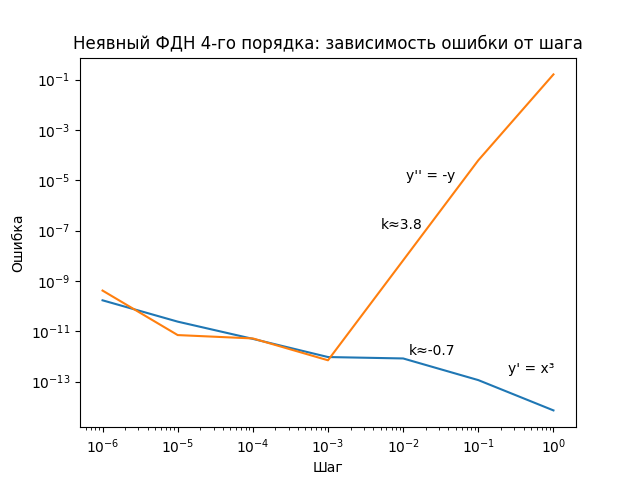

The script that drew this image:
import pandas as pd
import matplotlib.pyplot as plt
import math

df1 = pd.read_csv("bdf4polyErr.csv", sep=';', header=None)    # чтение данных из файла
df1 = df1.rename(columns={0: 'step', 1: 'pol'})                   # назвали колонки для удобства
#df.set_index('step', inplace=True)

df2 = pd.read_csv("bdf4oscErr.csv", sep=';', header=None)
df2 = df2.rename(columns={0: 'step', 1: 'osc'})

#ax = df1.plot(style=['b','y','g'])
# df2.plot(ax=ax, style=['b','y','g'], linestyle='--')

ax = df1.plot('step', 'pol', legend = None)
df2.plot('step', 'osc', legend = None, ax=ax)
plt.loglog()
plt.text(1.1e-2, 1.e-5, 'y\'\' = -y')
plt.text(2.5e-1, 2.2e-13, 'y\' = x\u00B3')

tgangle1 = round((math.log(7.105427358e-15) - math.log(1.672049166e-10))/(math.log(1) - math.log(1e-06)), 1)
plt.text(1.18e-2, 1.18e-12, 'k≈' + str(tgangle1))
tgangle2 = round((math.log(0.1603385243) - math.log(6.967759703e-13))/(math.log(1) - math.log(1e-03)), 1)
plt.text(5e-3, 1.18e-7, 'k≈' + str(tgangle2))

plt.xlabel('Шаг')
plt.ylabel('Ошибка')
plt.title('Неявный ФДН 4-го порядка: зависимость ошибки от шага', wrap=True)
plt.show()
plt.close()

# нарисовать степень числа https://ru.stackoverflow.com/questions/1212304/python-Как-нарисовать-степень-числа-используя-функцию-print
